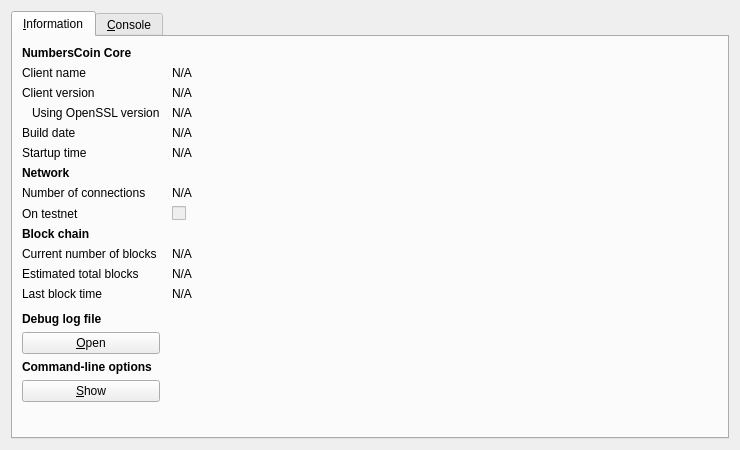
<?xml version="1.0" encoding="UTF-8"?>
<ui version="4.0">
 <class>RPCConsole</class>
 <widget class="QDialog" name="RPCConsole">
  <property name="geometry">
   <rect>
    <x>0</x>
    <y>0</y>
    <width>740</width>
    <height>450</height>
   </rect>
  </property>
  <property name="windowTitle">
   <string>NumbersCoin - Debug window</string>
  </property>
  <layout class="QVBoxLayout" name="verticalLayout_2">
   <item>
    <widget class="QTabWidget" name="tabWidget">
     <property name="currentIndex">
      <number>0</number>
     </property>
     <widget class="QWidget" name="tab_info">
      <attribute name="title">
       <string>&amp;Information</string>
      </attribute>
      <layout class="QGridLayout" name="gridLayout" columnstretch="0,1">
       <property name="horizontalSpacing">
        <number>12</number>
       </property>
       <item row="0" column="0">
        <widget class="QLabel" name="label_9">
         <property name="font">
          <font>
           <weight>75</weight>
           <bold>true</bold>
          </font>
         </property>
         <property name="text">
          <string>NumbersCoin Core</string>
         </property>
        </widget>
       </item>
       <item row="1" column="0">
        <widget class="QLabel" name="label_5">
         <property name="text">
          <string>Client name</string>
         </property>
        </widget>
       </item>
       <item row="1" column="1">
        <widget class="QLabel" name="clientName">
         <property name="cursor">
          <cursorShape>IBeamCursor</cursorShape>
         </property>
         <property name="text">
          <string>N/A</string>
         </property>
         <property name="textFormat">
          <enum>Qt::PlainText</enum>
         </property>
         <property name="textInteractionFlags">
          <set>Qt::LinksAccessibleByMouse|Qt::TextSelectableByKeyboard|Qt::TextSelectableByMouse</set>
         </property>
        </widget>
       </item>
       <item row="2" column="0">
        <widget class="QLabel" name="label_6">
         <property name="text">
          <string>Client version</string>
         </property>
        </widget>
       </item>
       <item row="2" column="1">
        <widget class="QLabel" name="clientVersion">
         <property name="cursor">
          <cursorShape>IBeamCursor</cursorShape>
         </property>
         <property name="text">
          <string>N/A</string>
         </property>
         <property name="textFormat">
          <enum>Qt::PlainText</enum>
         </property>
         <property name="textInteractionFlags">
          <set>Qt::LinksAccessibleByMouse|Qt::TextSelectableByKeyboard|Qt::TextSelectableByMouse</set>
         </property>
        </widget>
       </item>
       <item row="3" column="0">
        <widget class="QLabel" name="label_14">
         <property name="text">
          <string>Using OpenSSL version</string>
         </property>
         <property name="indent">
          <number>10</number>
         </property>
        </widget>
       </item>
       <item row="3" column="1">
        <widget class="QLabel" name="openSSLVersion">
         <property name="cursor">
          <cursorShape>IBeamCursor</cursorShape>
         </property>
         <property name="text">
          <string>N/A</string>
         </property>
         <property name="textFormat">
          <enum>Qt::PlainText</enum>
         </property>
         <property name="textInteractionFlags">
          <set>Qt::LinksAccessibleByMouse|Qt::TextSelectableByKeyboard|Qt::TextSelectableByMouse</set>
         </property>
        </widget>
       </item>
       <item row="4" column="0">
        <widget class="QLabel" name="label_12">
         <property name="text">
          <string>Build date</string>
         </property>
        </widget>
       </item>
       <item row="4" column="1">
        <widget class="QLabel" name="buildDate">
         <property name="cursor">
          <cursorShape>IBeamCursor</cursorShape>
         </property>
         <property name="text">
          <string>N/A</string>
         </property>
         <property name="textFormat">
          <enum>Qt::PlainText</enum>
         </property>
         <property name="textInteractionFlags">
          <set>Qt::LinksAccessibleByMouse|Qt::TextSelectableByKeyboard|Qt::TextSelectableByMouse</set>
         </property>
        </widget>
       </item>
       <item row="5" column="0">
        <widget class="QLabel" name="label_13">
         <property name="text">
          <string>Startup time</string>
         </property>
        </widget>
       </item>
       <item row="5" column="1">
        <widget class="QLabel" name="startupTime">
         <property name="cursor">
          <cursorShape>IBeamCursor</cursorShape>
         </property>
         <property name="text">
          <string>N/A</string>
         </property>
         <property name="textFormat">
          <enum>Qt::PlainText</enum>
         </property>
         <property name="textInteractionFlags">
          <set>Qt::LinksAccessibleByMouse|Qt::TextSelectableByKeyboard|Qt::TextSelectableByMouse</set>
         </property>
        </widget>
       </item>
       <item row="6" column="0">
        <widget class="QLabel" name="label_11">
         <property name="font">
          <font>
           <weight>75</weight>
           <bold>true</bold>
          </font>
         </property>
         <property name="text">
          <string>Network</string>
         </property>
        </widget>
       </item>
       <item row="7" column="0">
        <widget class="QLabel" name="label_7">
         <property name="text">
          <string>Number of connections</string>
         </property>
        </widget>
       </item>
       <item row="7" column="1">
        <widget class="QLabel" name="numberOfConnections">
         <property name="cursor">
          <cursorShape>IBeamCursor</cursorShape>
         </property>
         <property name="text">
          <string>N/A</string>
         </property>
         <property name="textFormat">
          <enum>Qt::PlainText</enum>
         </property>
         <property name="textInteractionFlags">
          <set>Qt::LinksAccessibleByMouse|Qt::TextSelectableByKeyboard|Qt::TextSelectableByMouse</set>
         </property>
        </widget>
       </item>
       <item row="8" column="0">
        <widget class="QLabel" name="label_8">
         <property name="text">
          <string>On testnet</string>
         </property>
        </widget>
       </item>
       <item row="8" column="1">
        <widget class="QCheckBox" name="isTestNet">
         <property name="enabled">
          <bool>false</bool>
         </property>
         <property name="text">
          <string/>
         </property>
        </widget>
       </item>
       <item row="9" column="0">
        <widget class="QLabel" name="label_10">
         <property name="font">
          <font>
           <weight>75</weight>
           <bold>true</bold>
          </font>
         </property>
         <property name="text">
          <string>Block chain</string>
         </property>
        </widget>
       </item>
       <item row="10" column="0">
        <widget class="QLabel" name="label_3">
         <property name="text">
          <string>Current number of blocks</string>
         </property>
        </widget>
       </item>
       <item row="10" column="1">
        <widget class="QLabel" name="numberOfBlocks">
         <property name="cursor">
          <cursorShape>IBeamCursor</cursorShape>
         </property>
         <property name="text">
          <string>N/A</string>
         </property>
         <property name="textFormat">
          <enum>Qt::PlainText</enum>
         </property>
         <property name="textInteractionFlags">
          <set>Qt::LinksAccessibleByMouse|Qt::TextSelectableByKeyboard|Qt::TextSelectableByMouse</set>
         </property>
        </widget>
       </item>
       <item row="11" column="0">
        <widget class="QLabel" name="label_4">
         <property name="text">
          <string>Estimated total blocks</string>
         </property>
        </widget>
       </item>
       <item row="11" column="1">
        <widget class="QLabel" name="totalBlocks">
         <property name="cursor">
          <cursorShape>IBeamCursor</cursorShape>
         </property>
         <property name="text">
          <string>N/A</string>
         </property>
         <property name="textFormat">
          <enum>Qt::PlainText</enum>
         </property>
         <property name="textInteractionFlags">
          <set>Qt::LinksAccessibleByMouse|Qt::TextSelectableByKeyboard|Qt::TextSelectableByMouse</set>
         </property>
        </widget>
       </item>
       <item row="12" column="0">
        <widget class="QLabel" name="label_2">
         <property name="text">
          <string>Last block time</string>
         </property>
        </widget>
       </item>
       <item row="12" column="1">
        <widget class="QLabel" name="lastBlockTime">
         <property name="cursor">
          <cursorShape>IBeamCursor</cursorShape>
         </property>
         <property name="text">
          <string>N/A</string>
         </property>
         <property name="textFormat">
          <enum>Qt::PlainText</enum>
         </property>
         <property name="textInteractionFlags">
          <set>Qt::LinksAccessibleByMouse|Qt::TextSelectableByKeyboard|Qt::TextSelectableByMouse</set>
         </property>
        </widget>
       </item>
       <item row="13" column="0">
        <spacer name="verticalSpacer_2">
         <property name="orientation">
          <enum>Qt::Vertical</enum>
         </property>
         <property name="sizeHint" stdset="0">
          <size>
           <width>20</width>
           <height>20</height>
          </size>
         </property>
        </spacer>
       </item>
       <item row="14" column="0">
        <widget class="QLabel" name="labelDebugLogfile">
         <property name="font">
          <font>
           <weight>75</weight>
           <bold>true</bold>
          </font>
         </property>
         <property name="text">
          <string>Debug log file</string>
         </property>
        </widget>
       </item>
       <item row="15" column="0">
        <widget class="QPushButton" name="openDebugLogfileButton">
         <property name="toolTip">
          <string>Open the NumbersCoin debug log file from the current data directory. This can take a few seconds for large log files.</string>
         </property>
         <property name="text">
          <string>&amp;Open</string>
         </property>
         <property name="autoDefault">
          <bool>false</bool>
         </property>
        </widget>
       </item>
       <item row="16" column="0">
        <widget class="QLabel" name="labelCLOptions">
         <property name="font">
          <font>
           <weight>75</weight>
           <bold>true</bold>
          </font>
         </property>
         <property name="text">
          <string>Command-line options</string>
         </property>
        </widget>
       </item>
       <item row="17" column="0">
        <widget class="QPushButton" name="showCLOptionsButton">
         <property name="toolTip">
          <string>Show the NumbersCoin-Qt help message to get a list with possible NumbersCoin command-line options.</string>
         </property>
         <property name="text">
          <string>&amp;Show</string>
         </property>
         <property name="autoDefault">
          <bool>false</bool>
         </property>
        </widget>
       </item>
       <item row="18" column="0">
        <spacer name="verticalSpacer">
         <property name="orientation">
          <enum>Qt::Vertical</enum>
         </property>
         <property name="sizeHint" stdset="0">
          <size>
           <width>20</width>
           <height>40</height>
          </size>
         </property>
        </spacer>
       </item>
      </layout>
     </widget>
     <widget class="QWidget" name="tab_console">
      <attribute name="title">
       <string>&amp;Console</string>
      </attribute>
      <layout class="QVBoxLayout" name="verticalLayout_3">
       <property name="spacing">
        <number>3</number>
       </property>
       <item>
        <widget class="QTextEdit" name="messagesWidget">
         <property name="minimumSize">
          <size>
           <width>0</width>
           <height>100</height>
          </size>
         </property>
         <property name="readOnly">
          <bool>true</bool>
         </property>
         <property name="tabKeyNavigation" stdset="0">
          <bool>false</bool>
         </property>
         <property name="columnCount" stdset="0">
          <number>2</number>
         </property>
        </widget>
       </item>
       <item>
        <layout class="QHBoxLayout" name="horizontalLayout">
         <property name="spacing">
          <number>3</number>
         </property>
         <item>
          <widget class="QLabel" name="label">
           <property name="text">
            <string notr="true">&gt;</string>
           </property>
          </widget>
         </item>
         <item>
          <widget class="QLineEdit" name="lineEdit"/>
         </item>
         <item>
          <widget class="QPushButton" name="clearButton">
           <property name="maximumSize">
            <size>
             <width>24</width>
             <height>24</height>
            </size>
           </property>
           <property name="toolTip">
            <string>Clear console</string>
           </property>
           <property name="text">
            <string/>
           </property>
           <property name="icon">
            <iconset resource="../bitcoin.qrc">
             <normaloff>:/icons/remove</normaloff>:/icons/remove</iconset>
           </property>
           <property name="shortcut">
            <string notr="true">Ctrl+L</string>
           </property>
           <property name="autoDefault">
            <bool>false</bool>
           </property>
          </widget>
         </item>
        </layout>
       </item>
      </layout>
     </widget>
    </widget>
   </item>
  </layout>
 </widget>
 <resources>
  <include location="../bitcoin.qrc"/>
 </resources>
 <connections/>
</ui>
